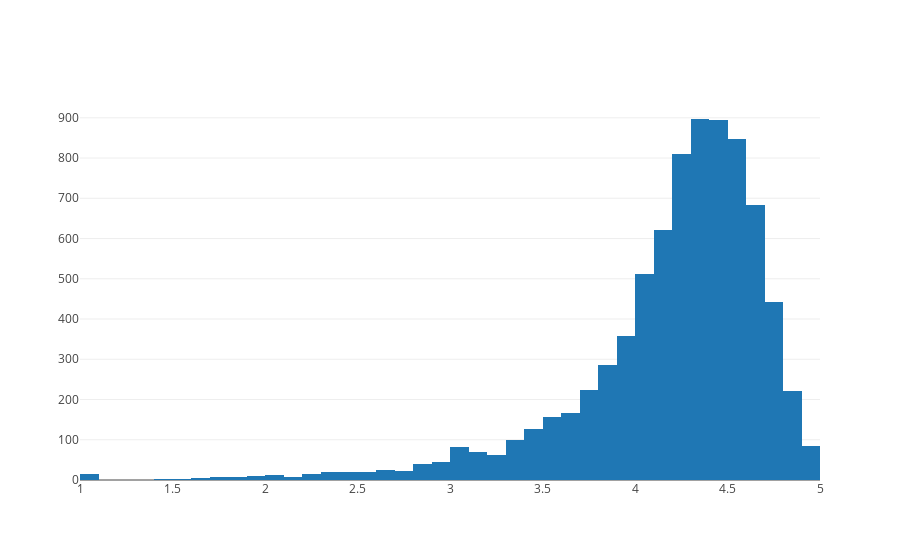

Write notebook code for a chart like this one.
### Markdown cell above
It's a bit suprise that the average app rating is 4.1 - quite high. That also means if I want to make my app standout of the crowd, it much be higher than this, probably >= 4.3

### Code cell
data = [go.Histogram(
    x = df_clean['Rating'],
    xbins = {'start': 1, 'size': 0.1, 'end': 5}
)]
plotly.offline.iplot(data)

### Figure 1 — Plotly figure (JSON) as saved in the notebook; plotly's stock layout.template omitted (floating-point values rounded to 4 significant figures; data arrays with more than 128 entries replaced by an {"elided": "..."} marker saying what was removed)
{"data": [{"type": "histogram", "uid": "b6243d70-193e-4b42-9b17-92132faf781c", "x": {"elided": "9064 float values"}, "xbins": {"end": 5, "size": 0.1, "start": 1}}], "layout": {}}
